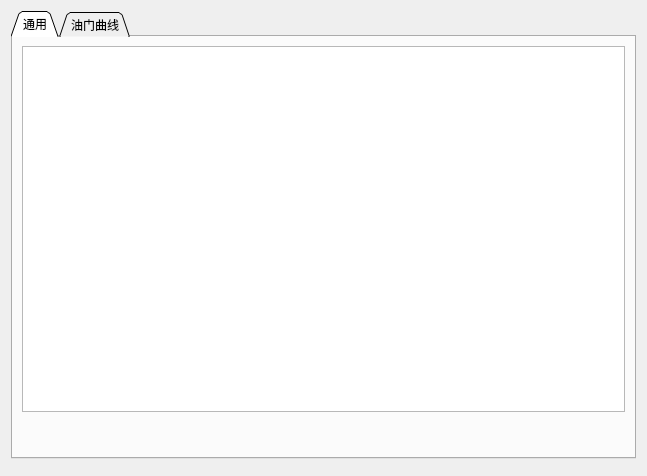
<?xml version="1.0" encoding="UTF-8"?>
<ui version="4.0">
 <class>PageAppNunchuk</class>
 <widget class="QWidget" name="PageAppNunchuk">
  <property name="geometry">
   <rect>
    <x>0</x>
    <y>0</y>
    <width>647</width>
    <height>476</height>
   </rect>
  </property>
  <property name="windowTitle">
   <string>Form</string>
  </property>
  <layout class="QVBoxLayout" name="verticalLayout">
   <item>
    <widget class="QTabWidget" name="tabWidget">
     <property name="tabShape">
      <enum>QTabWidget::Triangular</enum>
     </property>
     <property name="currentIndex">
      <number>0</number>
     </property>
     <widget class="QWidget" name="tab">
      <attribute name="title">
       <string>通用</string>
      </attribute>
      <layout class="QVBoxLayout" name="verticalLayout_2">
       <item>
        <widget class="ParamTable" name="generalTab"/>
       </item>
       <item>
        <widget class="DisplayPercentage" name="display" native="true">
         <property name="minimumSize">
          <size>
           <width>0</width>
           <height>30</height>
          </size>
         </property>
        </widget>
       </item>
      </layout>
     </widget>
     <widget class="QWidget" name="tab_2">
      <attribute name="title">
       <string>油门曲线</string>
      </attribute>
      <layout class="QVBoxLayout" name="verticalLayout_3">
       <item>
        <widget class="ParamTable" name="throttleCurveTab">
         <property name="sizePolicy">
          <sizepolicy hsizetype="Expanding" vsizetype="Fixed">
           <horstretch>0</horstretch>
           <verstretch>0</verstretch>
          </sizepolicy>
         </property>
         <property name="maximumSize">
          <size>
           <width>16777215</width>
           <height>100</height>
          </size>
         </property>
        </widget>
       </item>
       <item>
        <widget class="QCustomPlot" name="throttlePlot" native="true">
         <property name="sizePolicy">
          <sizepolicy hsizetype="Preferred" vsizetype="MinimumExpanding">
           <horstretch>0</horstretch>
           <verstretch>0</verstretch>
          </sizepolicy>
         </property>
        </widget>
       </item>
      </layout>
     </widget>
    </widget>
   </item>
   <item>
    <widget class="NrfPair" name="nrfPair" native="true"/>
   </item>
  </layout>
 </widget>
 <customwidgets>
  <customwidget>
   <class>ParamTable</class>
   <extends>QTableWidget</extends>
   <header>widgets/paramtable.h</header>
  </customwidget>
  <customwidget>
   <class>QCustomPlot</class>
   <extends>QWidget</extends>
   <header>widgets/qcustomplot.h</header>
   <container>1</container>
  </customwidget>
  <customwidget>
   <class>DisplayPercentage</class>
   <extends>QWidget</extends>
   <header>widgets/displaypercentage.h</header>
   <container>1</container>
  </customwidget>
  <customwidget>
   <class>NrfPair</class>
   <extends>QWidget</extends>
   <header>widgets/nrfpair.h</header>
   <container>1</container>
  </customwidget>
 </customwidgets>
 <resources/>
 <connections/>
</ui>
